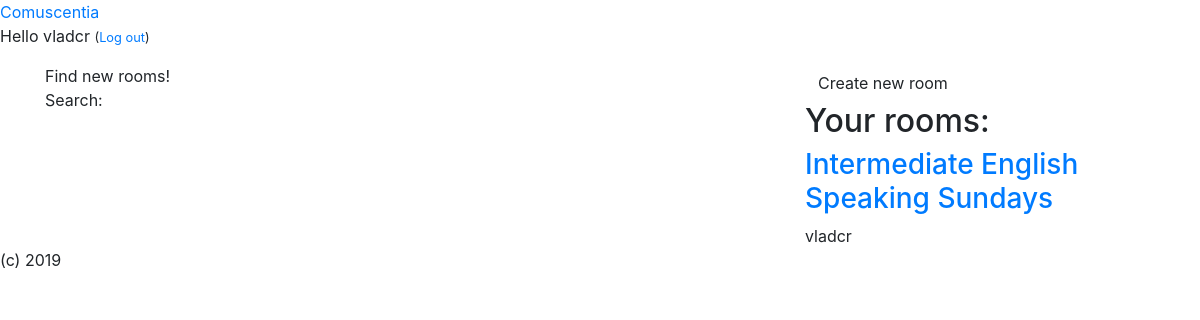
The app's page / (signed in) with its own data.
### comuscentia/models.py (models this page shows, shortened)
class Participation(models.Model): # 1 entry for each act of subscription
	user = models.ForeignKey(settings.AUTH_USER_MODEL, on_delete=models.CASCADE, related_name='users')
	room = models.ForeignKey(Room, on_delete=models.CASCADE, related_name='rooms')

class Room(models.Model):
	owner = models.ForeignKey(settings.AUTH_USER_MODEL, on_delete=models.CASCADE)
	title = models.CharField(max_length=200)
	created_date = models.DateTimeField(default=timezone.now)
	description = models.CharField(max_length=200)
	textblock = models.TextField(default="Text field for learning stuff. We advice to start with a link to the chat.")
	close = models.BooleanField(default=False) # if room is closed for new participants, don't show in search

### comuscentia/views.py (the view)
# urls.py: path('', views.index, name='index'),
def index(request):
	if request.user.is_authenticated:
		user_rooms = Participation.objects.filter(user=request.user) #.order_by('room.title')
		return render(request, 'comuscentia/index.html', {'user_rooms': user_rooms})
	else:
		return render(request, 'comuscentia/index.html', {})

### comuscentia/templates/comuscentia/index.html
{% extends 'comuscentia/base.html' %}
{% block content %}
<div class="content container">
    <div class="row">
        <div class="col-md-8">
			Find new rooms!<br>
			Search:
		</div>
		<div class="col-md-4">
		{% if user.is_authenticated %}
			<a class="btn btn-default" href="{% url 'new_room' %}">Create new room</a><br>
			<h2>Your rooms:</h2>
			{% for user_room in user_rooms %}
    			<div class="room">
    				<h3><a href="{% url 'room' pk=user_room.room.pk %}">{{ user_room.room.title }}</a></h3>
    				{{ user_room.room.owner }}
    			</div>
			{% endfor %}
		{% else %}
			<a class="btn btn-default" href="{% url 'django_registration_register' %}">Registration</a><br>
			<a class="btn btn-default" href="{% url 'login' %}">Login</a>
		{% endif %}
		</div>
	</div>
</div>
{% endblock %}

### comuscentia/templates/comuscentia/base.html (shortened to what this page needs)
{% load static %}
<html>
    <head>
        <link rel="stylesheet" href="https://stackpath.bootstrapcdn.com/bootstrap/4.3.1/css/bootstrap.min.css">
        <link rel="stylesheet" href="{% static 'css/style.css' %}">
    </head>
	<body>
		<header>
			<a class="top-menu" href="/">Comuscentia</a>
            {% if user.is_authenticated %}
                <p class="top-menu">Hello {{ user.username }} <small>(<a href="{% url 'logout' %}">Log out</a>)</small></p>
            {% else %}
                <a href="{% url 'login' %}" class="top-menu">Login</a>
            {% endif %}
		</header>
		{% block content %}
        {% endblock %}
        <footer>
        	(c) 2019
        </footer>
	</body>
</html>

### records on screen
Participation: room "Intermediate English Speaking Sundays", room.owner "vladcr"

### other values on screen
{{ user.username }} "vladcr"
